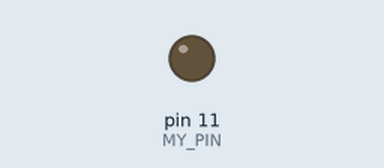
Recording of a sketch running on a simulated Arduino Uno, built with avr-gcc and run on an emulated ATmega328P. Shown: output pins drawn as LEDs (lit = HIGH).

Above: at 0.05 s.
At 1.2 s:
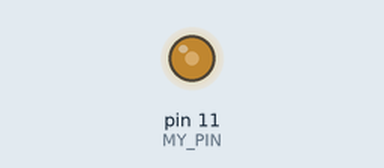
At 2.35 s:
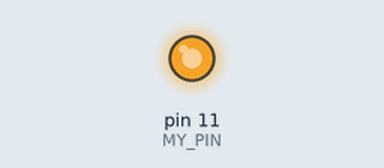
At 4.65 s:
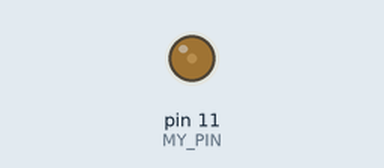
Timing chart, 0 to 6.6 s (numbered marks = the images above):
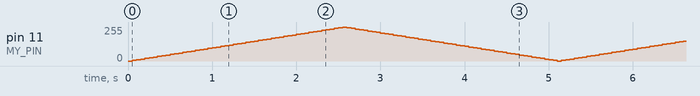

The sketch:

Project2.ino
```cpp
const int interval = 50;
const int MY_PIN = 11; // this pin is marked as ~ and can simulate an analog output
const int step = 5;
int direction = 1;
int _i = 0;

void setup()
{
    pinMode(MY_PIN, OUTPUT);
}

void loop()
{
    // write value to pin
    analogWrite(MY_PIN, constrain(_i, 0, 255));
    delay(interval);

    // update value passed to pin
    _i += direction * step;

    // invert direction of the for loop
    if (_i >= 255 || _i <= 0)
        direction *= -1;
}
```
